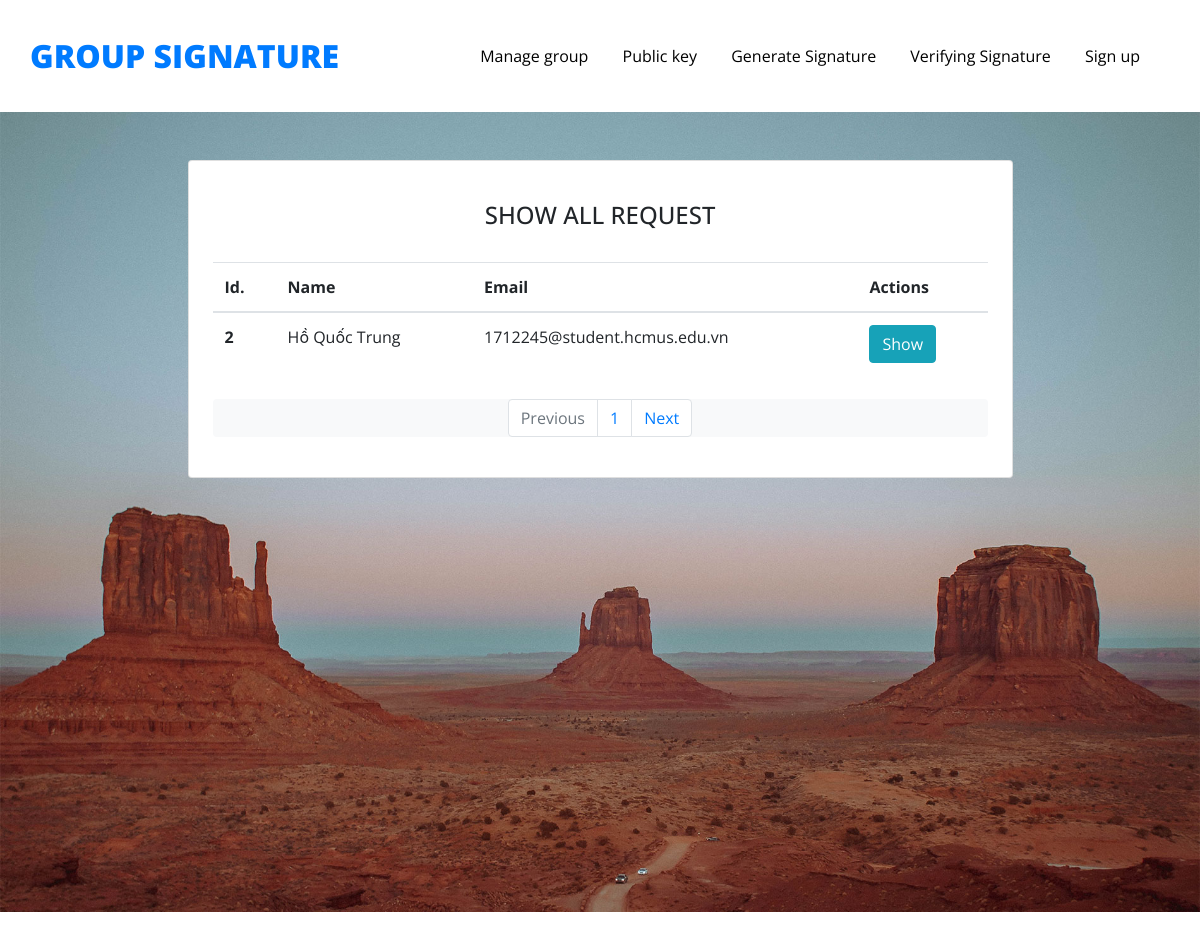
/manager/showrequest/1 (signed in), run on the app's committed database.
### GroupSignature/models.py (models this page shows)
class Member(models.Model):
    name = models.CharField(max_length=255)
    email = models.EmailField(max_length=100)
    tildeE = models.CharField(max_length=1000)
    tildeZ = models.CharField(max_length=1000)
    u = models.CharField(max_length=1000, default='0')
    IsJoin = models.IntegerField(default=0)

### GroupSignature/views.py (the view)
# urls.py: path('manager/showrequest/<int:request_page>', views.showrequests, name='showrequest'),
@decorators.login_required(login_url="/login/")
def showrequests(request, request_page):
    list_request= Member.objects.filter(IsJoin=0)
    minValue = (request_page-1)*5;
    maxValue= min(minValue+5, len(list_request))
    page = len(list_request)/5;
    page= int(page)
    if (len(list_request)%5!=0):
        page=page+1
    pages= range(1,page+1)
    return render(request, 'manager/requests.html', {"list_request":list_request[minValue:maxValue],'pages':pages})

### templates/manager/requests.html
{% extends 'core/core.html' %}
{% load static %}
{% block content %}
    <section class="vh-100">
      <div class="container py-5 h-80">
        <div class="row d-flex justify-content-center align-items-center h-80">
          <div class="col col-lg-10 col-xl-9">
            <div class="card rounded-3">
              <div class="card-body p-4">
                <h4 class="text-center my-3 pb-3">SHOW ALL REQUEST</h4>
                <table class="table mb-4">
                  <thead>
                    <tr>
                      <th scope="col">Id.</th>
                      <th scope="col">Name</th>
                      <th scope="col">Email</th>
                      <th scope="col">Actions</th>
                    </tr>
                  </thead>
                  <tbody>
                  {% for request in list_request %}
                    <tr>
                      <th scope="row">{{request.id}}</th>
                      <td> {{request.name}}</td>
                      <td> {{request.email}}</td>
                      <td>
                        <a href="/manager/request/{{request.id}}"> <button class="btn btn-info ms-1">Show</button> </a>
                      </td>
                    </tr>
                  {% endfor %}
                  </tbody>
                </table>
                <nav aria-label="Something">
                   <ul class="pagination justify-content-center bg-light">
                      <li class="page-item disabled">
                         <a class="page-link" href="#" tabindex="-1">Previous</a>
                      </li>
                       {% for i in pages %}
                         <li class="page-item"><a class="page-link" href="/manager/requests/{{i}}">{{i}}</a></li>
                        {% endfor %}
                      <li class="page-item">
                         <a class="page-link" href="#">Next</a>
                      </li>
                   </ul>
                </nav>
              </div>
            </div>
          </div>
        </div>
      </div>
    </section>
{% endblock %}

### static/base/css/style.css (style rules this page uses)
body { font-family: "Open Sans", -apple-system, BlinkMacSystemFont, "Segoe UI", Roboto, "Helvetica Neue", Arial, "Noto Sans", sans-serif, "Apple Color Emoji", "Segoe UI Emoji", "Segoe UI Symbol", "Noto Color Emoji"; background-color: #fff; height: 200vh; position: relative; }
body:before { content: ""; position: absolute; top: 0; left: 0; right: 0; bottom: 0; background: rgba(0, 0, 0, 0.5); -webkit-transition: .3s all ease; -o-transition: .3s all ease; transition: .3s all ease; opacity: 0; visibility: hidden; z-index: 1; }
h1, h2, h3, h4, h5, h6, .h1, .h2, .h3, .h4, .h5, .h6 { font-family: "Open Sans", -apple-system, BlinkMacSystemFont, "Segoe UI", Roboto, "Helvetica Neue", Arial, "Noto Sans", sans-serif, "Apple Color Emoji", "Segoe UI Emoji", "Segoe UI Symbol", "Noto Color Emoji"; }
a { -webkit-transition: .3s all ease; -o-transition: .3s all ease; transition: .3s all ease; }
a, a:hover { text-decoration: none !important; }

### data on the page
Member: id "2", name "Hồ Quốc Trung", email "1712245@student.hcmus.edu.vn"

### other printed values
{{ i }} "1"
